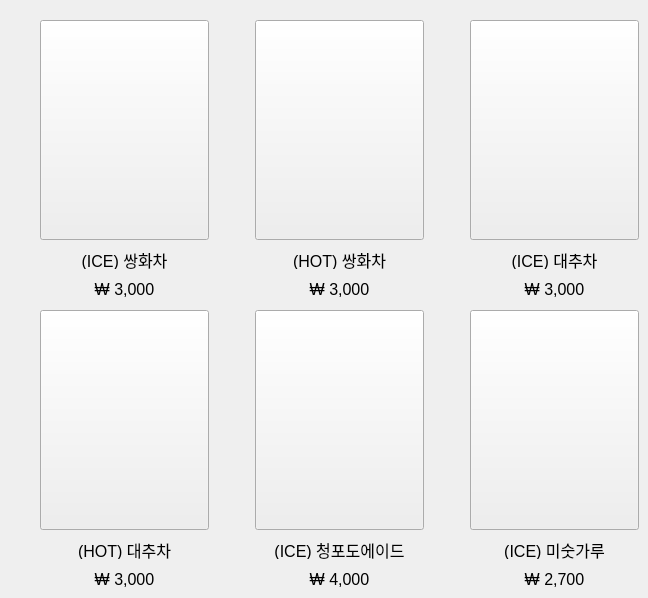
      <widget class="QWidget" name="tab_noncoffee">
       <attribute name="title">
        <string>음료(NON COFFEE)</string>
       </attribute>
       <widget class="QLabel" name="ice_ade_price">
        <property name="geometry">
         <rect>
          <x>255</x>
          <y>570</y>
          <width>169</width>
          <height>19</height>
         </rect>
        </property>
        <property name="font">
         <font>
          <pointsize>12</pointsize>
         </font>
        </property>
        <property name="text">
         <string>₩ 4,000</string>
        </property>
        <property name="alignment">
         <set>Qt::AlignCenter</set>
        </property>
       </widget>
       <widget class="QLabel" name="label_ice_ssangtea">
        <property name="geometry">
         <rect>
          <x>40</x>
          <y>250</y>
          <width>169</width>
          <height>19</height>
         </rect>
        </property>
        <property name="font">
         <font>
          <pointsize>12</pointsize>
         </font>
        </property>
        <property name="text">
         <string>(ICE) 쌍화차</string>
        </property>
        <property name="alignment">
         <set>Qt::AlignCenter</set>
        </property>
       </widget>
       <widget class="QPushButton" name="btn_ice_ssangtea">
        <property name="geometry">
         <rect>
          <x>40</x>
          <y>20</y>
          <width>169</width>
          <height>220</height>
         </rect>
        </property>
        <property name="text">
         <string/>
        </property>
        <property name="icon">
         <iconset>
          <normaloff>../../다운로드/쌍화차_ICED-450x588.jpg</normaloff>../../다운로드/쌍화차_ICED-450x588.jpg</iconset>
        </property>
        <property name="iconSize">
         <size>
          <width>169</width>
          <height>215</height>
         </size>
        </property>
       </widget>
       <widget class="QLabel" name="label_ade">
        <property name="geometry">
         <rect>
          <x>255</x>
          <y>540</y>
          <width>169</width>
          <height>19</height>
         </rect>
        </property>
        <property name="font">
         <font>
          <pointsize>12</pointsize>
         </font>
        </property>
        <property name="text">
         <string>(ICE) 청포도에이드</string>
        </property>
        <property name="alignment">
         <set>Qt::AlignCenter</set>
        </property>
       </widget>
       <widget class="QPushButton" name="btn_ice_daechutea">
        <property name="geometry">
         <rect>
          <x>470</x>
          <y>20</y>
          <width>169</width>
          <height>220</height>
         </rect>
        </property>
        <property name="text">
         <string/>
        </property>
        <property name="icon">
         <iconset>
          <normaloff>../../다운로드/대추차_ICED-450x588.jpg</normaloff>../../다운로드/대추차_ICED-450x588.jpg</iconset>
        </property>
        <property name="iconSize">
         <size>
          <width>169</width>
          <height>215</height>
         </size>
        </property>
       </widget>
       <widget class="QLabel" name="hot_daechutea_price">
        <property name="geometry">
         <rect>
          <x>40</x>
          <y>570</y>
          <width>169</width>
          <height>19</height>
         </rect>
        </property>
        <property name="font">
         <font>
          <pointsize>12</pointsize>
         </font>
        </property>
        <property name="text">
         <string>₩ 3,000</string>
        </property>
        <property name="alignment">
         <set>Qt::AlignCenter</set>
        </property>
       </widget>
       <widget class="QPushButton" name="btn_hot_ssangtea">
        <property name="geometry">
         <rect>
          <x>255</x>
          <y>20</y>
          <width>169</width>
          <height>220</height>
         </rect>
        </property>
        <property name="text">
         <string/>
        </property>
        <property name="icon">
         <iconset>
          <normaloff>../../다운로드/쌍화차_HOT-450x588.jpg</normaloff>../../다운로드/쌍화차_HOT-450x588.jpg</iconset>
        </property>
        <property name="iconSize">
         <size>
          <width>169</width>
          <height>215</height>
         </size>
        </property>
       </widget>
       <widget class="QPushButton" name="btn_ade">
        <property name="geometry">
         <rect>
          <x>255</x>
          <y>310</y>
          <width>169</width>
          <height>220</height>
         </rect>
        </property>
        <property name="text">
         <string/>
        </property>
        <property name="icon">
         <iconset>
          <normaloff>../../다운로드/청포도에이드-450x588.png</normaloff>../../다운로드/청포도에이드-450x588.png</iconset>
        </property>
        <property name="iconSize">
         <size>
          <width>169</width>
          <height>220</height>
         </size>
        </property>
       </widget>
       <widget class="QLabel" name="label_misutgaru">
        <property name="geometry">
         <rect>
          <x>470</x>
          <y>540</y>
          <width>169</width>
          <height>19</height>
         </rect>
        </property>
        <property name="font">
         <font>
          <pointsize>12</pointsize>
         </font>
        </property>
        <property name="text">
         <string>(ICE) 미숫가루</string>
        </property>
        <property name="alignment">
         <set>Qt::AlignCenter</set>
        </property>
       </widget>
       <widget class="QLabel" name="misutgaru_price">
        <property name="geometry">
         <rect>
          <x>470</x>
          <y>570</y>
          <width>169</width>
          <height>19</height>
         </rect>
        </property>
        <property name="font">
         <font>
          <pointsize>12</pointsize>
         </font>
        </property>
        <property name="text">
         <string>₩ 2,700</string>
        </property>
        <property name="alignment">
         <set>Qt::AlignCenter</set>
        </property>
       </widget>
       <widget class="QPushButton" name="btn_misutgaru">
        <property name="geometry">
         <rect>
          <x>470</x>
          <y>310</y>
          <width>169</width>
          <height>220</height>
         </rect>
        </property>
        <property name="text">
         <string/>
        </property>
        <property name="icon">
         <iconset>
          <normaloff>../../다운로드/미숫가루-450x588.png</normaloff>../../다운로드/미숫가루-450x588.png</iconset>
        </property>
        <property name="iconSize">
         <size>
          <width>169</width>
          <height>220</height>
         </size>
        </property>
       </widget>
       <widget class="QLabel" name="ice_ssangtea_price">
        <property name="geometry">
         <rect>
          <x>40</x>
          <y>280</y>
          <width>169</width>
          <height>19</height>
         </rect>
        </property>
        <property name="font">
         <font>
          <pointsize>12</pointsize>
         </font>
        </property>
        <property name="text">
         <string>₩ 3,000</string>
        </property>
        <property name="alignment">
         <set>Qt::AlignCenter</set>
        </property>
       </widget>
       <widget class="QLabel" name="label_ice_daechutea">
        <property name="geometry">
         <rect>
          <x>470</x>
          <y>250</y>
          <width>169</width>
          <height>19</height>
         </rect>
        </property>
        <property name="font">
         <font>
          <pointsize>12</pointsize>
         </font>
        </property>
        <property name="text">
         <string>(ICE) 대추차</string>
        </property>
        <property name="alignment">
         <set>Qt::AlignCenter</set>
        </property>
       </widget>
       <widget class="QLabel" name="label_hot_ssangtea">
        <property name="geometry">
         <rect>
          <x>255</x>
          <y>250</y>
          <width>169</width>
          <height>19</height>
         </rect>
        </property>
        <property name="font">
         <font>
          <pointsize>12</pointsize>
         </font>
        </property>
        <property name="text">
         <string>(HOT) 쌍화차</string>
        </property>
        <property name="alignment">
         <set>Qt::AlignCenter</set>
        </property>
       </widget>
       <widget class="QLabel" name="label_hot_daechutea">
        <property name="geometry">
         <rect>
          <x>40</x>
          <y>540</y>
          <width>169</width>
          <height>19</height>
         </rect>
        </property>
        <property name="font">
         <font>
          <pointsize>12</pointsize>
         </font>
        </property>
        <property name="text">
         <string>(HOT) 대추차</string>
        </property>
        <property name="alignment">
         <set>Qt::AlignCenter</set>
        </property>
       </widget>
       <widget class="QLabel" name="ice_daechutea_price">
        <property name="geometry">
         <rect>
          <x>470</x>
          <y>280</y>
          <width>169</width>
          <height>19</height>
         </rect>
        </property>
        <property name="font">
         <font>
          <pointsize>12</pointsize>
         </font>
        </property>
        <property name="text">
         <string>₩ 3,000</string>
        </property>
        <property name="alignment">
         <set>Qt::AlignCenter</set>
        </property>
       </widget>
       <widget class="QPushButton" name="btn_hot_daechutea">
        <property name="geometry">
         <rect>
          <x>40</x>
          <y>310</y>
          <width>169</width>
          <height>220</height>
         </rect>
        </property>
        <property name="text">
         <string/>
        </property>
        <property name="icon">
         <iconset>
          <normaloff>../../다운로드/대추차_HOT-450x588.jpg</normaloff>../../다운로드/대추차_HOT-450x588.jpg</iconset>
        </property>
        <property name="iconSize">
         <size>
          <width>169</width>
          <height>215</height>
         </size>
        </property>
       </widget>
       <widget class="QLabel" name="hot_ssangtea_price">
        <property name="geometry">
         <rect>
          <x>255</x>
          <y>280</y>
          <width>169</width>
          <height>19</height>
         </rect>
        </property>
        <property name="font">
         <font>
          <pointsize>12</pointsize>
         </font>
        </property>
        <property name="text">
         <string>₩ 3,000</string>
        </property>
        <property name="alignment">
         <set>Qt::AlignCenter</set>
        </property>
       </widget>
      </widget>
